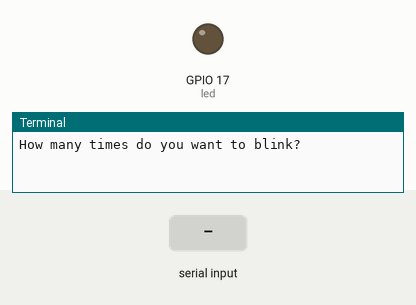
The program below on a simulated Raspberry Pi (BCM pin numbers). On the bench: output pins drawn as LEDs (lit = HIGH), the last lines printed to the terminal. Dashed ring = blinking. Inputs (shaded band) come from the test bench. At 11.3 s the program stops and its outputs stay as they are.

Above: at 1.2 s.
1.3 s: "5" typed at the terminal, then Enter
At 2.1 s:
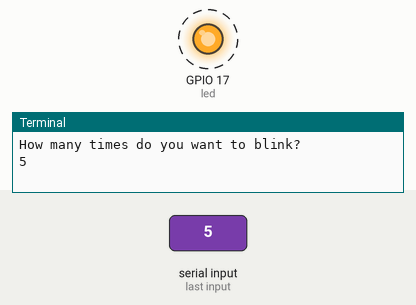
Timing chart, 0 to 11.8 s (numbered marks = the images above; inputs shaded):
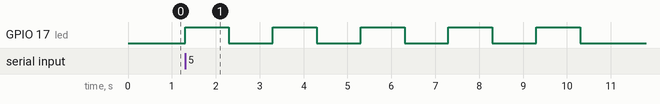

Measured:
- after the input at 1.3 s, GPIO 17 (led): alternates HIGH for 1.0 s and LOW for 1.0 s, starting at once

The program:

keyboard_input.py
```python
from gpiozero import LED
from time import sleep

led = LED(17)  # GPIO17 corresponds to physical pin 11

# Get user input for the number of blinks
blink_num = int(input('How many times do you want to blink? '))

# Blink the LED as many times as specified by the user
for _ in range(blink_num):
    led.on()   # Turn the LED on
    sleep(1)   # Wait for 1 second
    led.off()  # Turn the LED off
    sleep(1)   # Wait for 1 second
```
